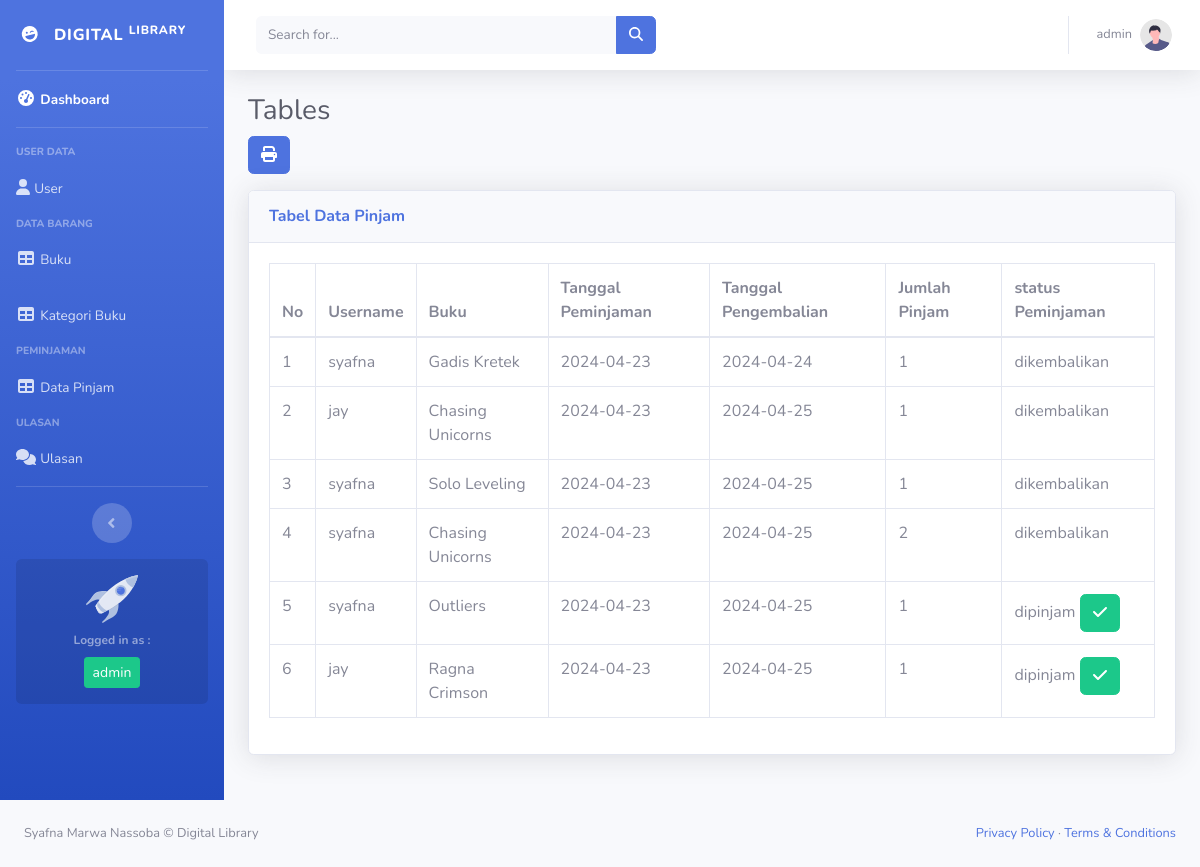
The app's page /index.php?page=datapinjam (signed in) with its own data.
### tables this page shows
CREATE TABLE `peminjaman` (
  `peminjamanID` int(11) NOT NULL,
  `userID` int(11) DEFAULT NULL,
  `bukuID` int(11) DEFAULT NULL,
  `tanggalPeminjaman` date DEFAULT NULL,
  `tanggalPengembalian` date DEFAULT NULL,
  `jml_pinjam` int(5) DEFAULT NULL,
  `statusPeminjaman` enum('dipinjam','dikembalikan') DEFAULT 'dipinjam'
);

CREATE TABLE `user` (
  `userID` int(11) NOT NULL,
  `username` varchar(50) DEFAULT NULL,
  `password` varchar(255) DEFAULT NULL,
  `email` varchar(50) DEFAULT NULL,
  `namaLengkap` varchar(255) DEFAULT NULL,
  `alamat` text DEFAULT NULL,
  `level` enum('admin','petugas','peminjam') DEFAULT NULL
);

CREATE TABLE `buku` (
  `bukuID` int(11) NOT NULL,
  `foto` varchar(255) DEFAULT NULL,
  `judul` varchar(50) DEFAULT NULL,
  `penulis` varchar(50) DEFAULT NULL,
  `penerbit` varchar(50) DEFAULT NULL,
  `tahunTerbit` date DEFAULT NULL
);

### datapinjam.php (the view)
                <div class="container-fluid">
                    <h1 class="h3 mb-2 text-gray-800">Tables</h1>
                    <a href="cetak.php" class="btn btn-primary mb-3"><i class="fa-solid fa-print"></i></a>
                    <div class="card shadow mb-4">
                        <div class="card-header py-3">
                            <h6 class="m-0 font-weight-bold text-primary">Tabel Data Pinjam</h6>
                        </div>
                        <div class="card-body">
                            <div class="table-responsive">
                                <table class="table table-bordered" id="dataTable" width="100%" cellspacing="0">
                                    <thead>
                                        <tr>
                                            <th>No</th>
                                            <th>Username</th>
                                            <th>Buku</th>
                                            <th>Tanggal Peminjaman</th>
                                            <th>Tanggal Pengembalian</th>
                                            <th>Jumlah Pinjam</th>
                                            <th>status Peminjaman</th>
                                        </tr>
                                    </thead>
                                    <tbody>
                                    <?php
                                    $i = 1;
                                    $query = mysqli_query($koneksi, "SELECT*FROM peminjaman LEFT JOIN user ON user.userID=peminjaman.userID LEFT JOIN buku ON buku.bukuID=peminjaman.bukuID");
                                    while ($data = mysqli_fetch_array($query)) {
                                    ?>
                                    <tr>
                                        <td scope = "row"><?php echo $i++; ?></td>
                                        <td><?php echo $data['username']; ?></td>
                                        <td><?php echo $data['judul']; ?></td>
                                        <td><?php echo $data['tanggalPeminjaman']; ?></td>
                                        <td><?php echo $data['tanggalPengembalian']; ?></td>
                                        <td><?php echo $data['jml_pinjam']; ?></td>
                                        <td><?php echo $data['statusPeminjaman']; ?>
                                       <?php
                                        if ($data['statusPeminjaman'] == 'dipinjam') {
                                            echo '<a href="?page=laporanSelesai&id=' . $data['peminjamanID'] . '" class="btn btn-success"><i class="fas fa-check"></i></a>';
                                        }
?>
                                        </td>
                                    </tr>
                                    <?php
                                    }
                                    ?>
                                    </tbody>
                                </table>
                            </div>
                        </div>
                    </div>
                </div>
            </div>

### index.php (shortened to what this page needs)
<!DOCTYPE html>
<html lang="en">
<head>
    <link href="vendor/fontawesome-free/css/all.min.css" rel="stylesheet" type="text/css">
    <link href="css/sb-admin-2.min.css" rel="stylesheet">
</head>
<body id="page-top">
    <div id="wrapper">
        <ul class="navbar-nav bg-gradient-primary sidebar sidebar-dark accordion" id="accordionSidebar">
            <a class="sidebar-brand d-flex align-items-center justify-content-center" href="index.php">
                <div class="sidebar-brand-icon rotate-n-15">
                    <i class="fas fa-laugh-wink"></i>
                </div>
                <div class="sidebar-brand-text mx-3">Digital <sup>Library</sup></div>
            </a>
            <hr class="sidebar-divider my-0">
            <li class="nav-item active">
                <a class="nav-link" href="index.php">
                    <i class="fas fa-fw fa-tachometer-alt"></i>
                    <span>Dashboard</span></a>
            </li>
            <hr class="sidebar-divider">
            <?php
            if ($_SESSION['user']['level'] == 'admin') {
            ?>
            <div class="sidebar-heading">
                User Data
            </div>
            <li class="nav-item">
                <a class="nav-link" href="index.php?page=user">
                    <i class="fas fa-user"></i>
                    <span>User</span></a>
            </li>
            <?php
            }
            ?>
            <div class="sidebar-heading">
                Data Barang
            </div>
            <li class="nav-item">
                <a class="nav-link" href="index.php?page=buku">
                    <i class="fas fa-fw fa-table"></i>
                    <span>Buku</span></a>
            </li>
            <li class="nav-item">
                <a class="nav-link" href="index.php?page=kategori">
                    <i class="fas fa-fw fa-table"></i>
                    <span>Kategori Buku</span></a>
            </li>
            <div class="sidebar-heading">
                Peminjaman
            </div>
            <?php
            if ($_SESSION['user']['level'] != 'peminjam') {
            ?>
            <li class="nav-item">
                <a class="nav-link" href="index.php?page=datapinjam">
                    <i class="fas fa-fw fa-table"></i>
                    <span>Data Pinjam</span></a>
            </li>
            <?php
             }
            ?>
            <div class="sidebar-heading">
                Ulasan
            </div>
            <li class="nav-item">
                <a class="nav-link" href="index.php?page=ulasan">
                    <i class="fas fa-comments"></i>
                    <span>Ulasan</span></a>
            </li>
            <hr class="sidebar-divider d-none d-md-block">
            <div class="text-center d-none d-md-inline">
                <button class="rounded-circle border-0" id="sidebarToggle"></button>
            </div>
            <div class="sidebar-card d-none d-lg-flex">
                <img class="sidebar-card-illustration mb-2" src="img/undraw_rocket.svg" alt="...">
                <p class="text-center mb-2"><strong>Logged in as :</strong></p>
                <a class="btn btn-success btn-sm"><?php echo $_SESSION['user']['username']; ?></a>
            </div>
        </ul>
        <div id="content-wrapper" class="d-flex flex-column">
            <div id="content">
                <nav class="navbar navbar-expand navbar-light bg-white topbar mb-4 static-top shadow">
                    <form
                        class="d-none d-sm-inline-block form-inline mr-auto ml-md-3 my-2 my-md-0 mw-100 navbar-search">
                        <div class="input-group">
                            <input type="text" class="form-control bg-light border-0 small" placeholder="Search for..."
                                aria-label="Search" aria-describedby="basic-addon2">
                            <div class="input-group-append">
                                <button class="btn btn-primary" type="button">
                                    <i class="fas fa-search fa-sm"></i>
                                </button>
                            </div>
                        </div>
                    </form>
                    <ul class="navbar-nav ml-auto">
                        <li class="nav-item dropdown no-arrow">
                            <a class="nav-link dropdown-toggle" href="#" id="userDropdown" role="button"
                                data-toggle="dropdown" aria-haspopup="true" aria-expanded="false">
                                <span class="mr-2 d-none d-lg-inline text-gray-600 small"><?php echo $_SESSION['user']['username']; ?></span>
                                <img class="img-profile rounded-circle"
                                    src="img/undraw_profile.svg">
                            </a>
                        </li>
                    </ul>
                </nav>
                <?php
                $page = isset($_GET['page']) ? $_GET['page'] : 'home';
                if (file_exists($page . '.php')) {
                    include $page . '.php';
                }
                ?>
            </div>
        </div>
        <footer class="py-4 bg-light mt-auto">
                    <div class="container-fluid px-4">
                        <div class="d-flex align-items-center justify-content-between small">
                            <div class="text-muted">Syafna Marwa Nassoba &copy; Digital Library</div>
                            <div>
                                <a href="#">Privacy Policy</a>
                                &middot;
                                <a href="#">Terms &amp; Conditions</a>
                            </div>
                        </div>
                    </div>
                </footer>
</body>
</html>

### records on screen
peminjaman: userID.username "syafna", bukuID.judul "Gadis Kretek", tanggalPeminjaman "2024-04-23", tanggalPengembalian "2024-04-24", jml_pinjam "1", statusPeminjaman "dikembalikan"
peminjaman: userID.username "jay", bukuID.judul "Chasing Unicorns", tanggalPeminjaman "2024-04-23", tanggalPengembalian "2024-04-25", jml_pinjam "1", statusPeminjaman "dikembalikan"
peminjaman: userID.username "syafna", bukuID.judul "Solo Leveling", tanggalPeminjaman "2024-04-23", tanggalPengembalian "2024-04-25", jml_pinjam "1", statusPeminjaman "dikembalikan"
peminjaman: userID.username "syafna", bukuID.judul "Chasing Unicorns", tanggalPeminjaman "2024-04-23", tanggalPengembalian "2024-04-25", jml_pinjam "2", statusPeminjaman "dikembalikan"
peminjaman: userID.username "syafna", bukuID.judul "Outliers", tanggalPeminjaman "2024-04-23", tanggalPengembalian "2024-04-25", jml_pinjam "1", statusPeminjaman "dipinjam"
peminjaman: userID.username "jay", bukuID.judul "Ragna Crimson", tanggalPeminjaman "2024-04-23", tanggalPengembalian "2024-04-25", jml_pinjam "1", statusPeminjaman "dipinjam"

### other values on screen
$_SESSION['user']['username'] "admin"
